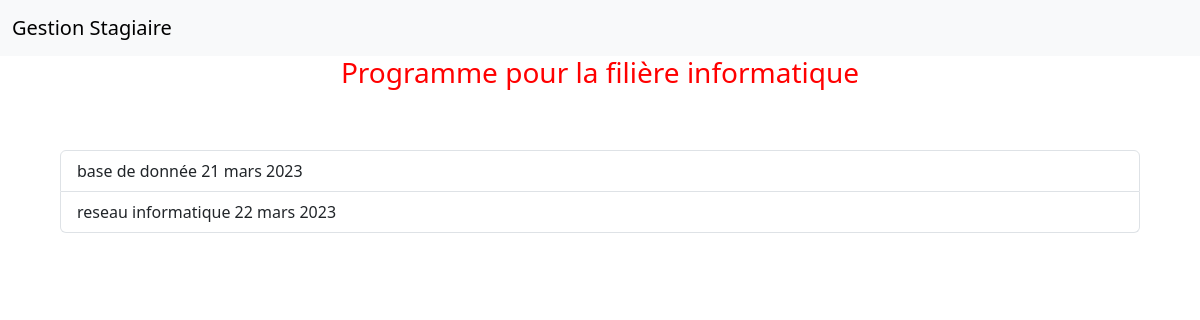
The page /program/1/ on the database its author committed.
### stagiaire/models.py (models this page shows, shortened)
class Filiaire(models.Model):
    filiaire = models.CharField(max_length=50,unique=True )
    bureau = models.CharField(max_length=50)
    def __str__(self):
        return self.filiaire

class Program(models.Model):
    programme = models.CharField(max_length=50)
    option = models.ForeignKey(Filiaire, on_delete=models.CASCADE)
    date = models.DateField()

### stagiaire/views.py (the view)
# urls.py: path('program/<int:option_id>/', ProgramListView.as_view(), name='program_list'),
class ProgramListView(ListView):
    model = Program
    template_name = 'program_list.html'
    def get_queryset(self):
        queryset = super().get_queryset()
        queryset = queryset.filter(option_id=self.kwargs['option_id'])
        return queryset
    def get_context_data(self, **kwargs):
        context = super().get_context_data(**kwargs)
        context['option'] = Filiaire.objects.get(pk=self.kwargs['option_id'])
        return context

### stagiaire/templates/program_list.html
{% extends 'base.html' %}
{% block content %}
  <h3 style="text-align:center;color:red;">Programme pour la filière {{ option }}</h3>
  <ul class="list-group" style="margin: 5%">
    {% for program in object_list %}
      <a class="list-group-item" >{{ program.programme }}  {{ program.date }}</a>
    {% empty %}
      <li>Aucun programme trouvé.</li>
    {% endfor %}
  </ul>
{% endblock %}

### rows shown on the page
Filiaire: filiaire "informatique"
Program: programme "base de donnée", date "21 mars 2023"
Program: programme "reseau informatique", date "22 mars 2023"
